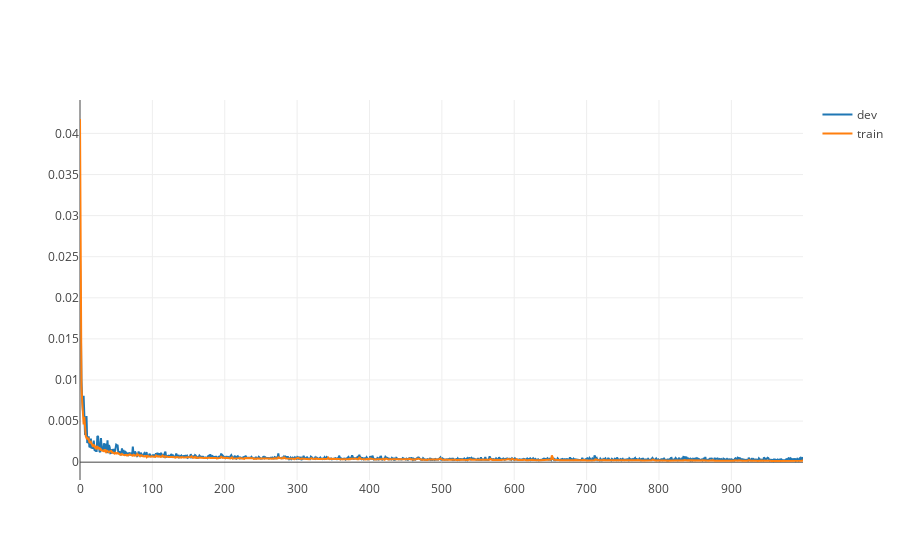

Notebook cell for this chart:
### Code cell
import plotly.offline as py
import plotly.graph_objs as go
py.init_notebook_mode(connected=True)

l = go.Scatter(y=history.history['loss'], name='train')
v = go.Scatter(y=history.history['val_loss'], name='dev')

data = [v,l]
py.iplot(data, filename='line-mode')

### Figure 1 — Plotly figure (JSON) as saved in the notebook; plotly's stock layout.template omitted (floating-point values rounded to 4 significant figures; data arrays with more than 128 entries replaced by an {"elided": "..."} marker saying what was removed)
{"data": [{"name": "dev", "type": "scatter", "y": {"elided": "1000 float values"}}, {"name": "train", "type": "scatter", "y": {"elided": "1000 float values"}}], "layout": {}}
